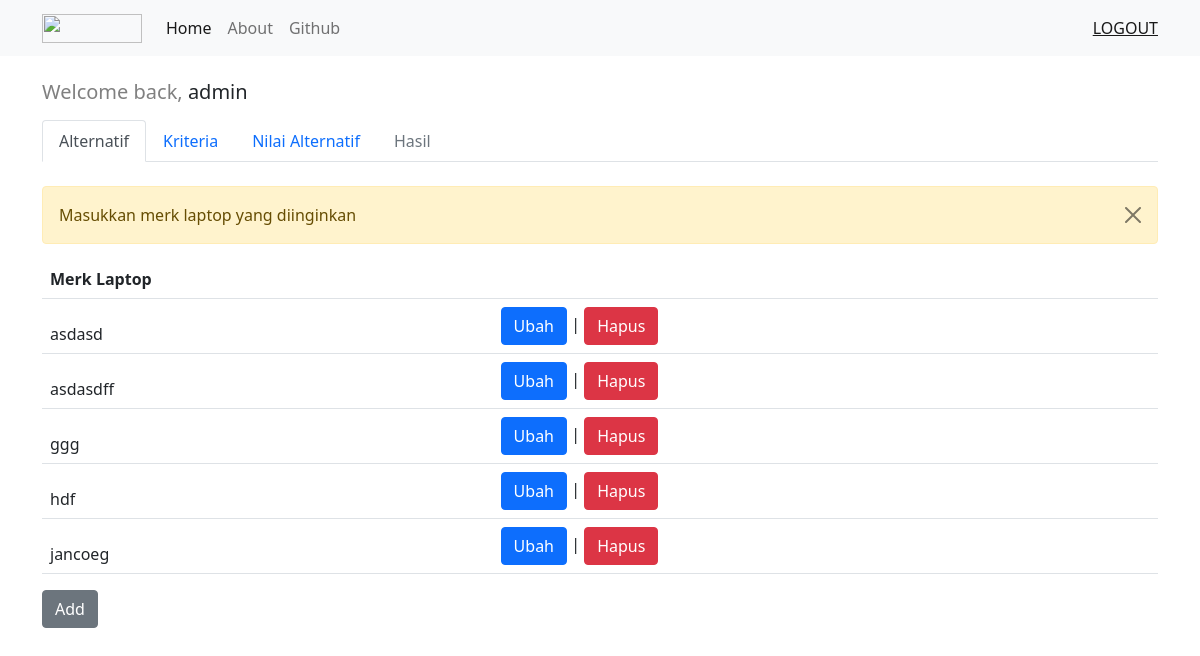
Screenshot of /index.php (signed in) with the database file from the repository.
### tables this page shows
CREATE TABLE `alternatif` (
  `id_alternatif` int(11) NOT NULL,
  `nama` varchar(255) NOT NULL,
  `id_pengguna` int(11) NOT NULL 
);

### session.php (called while the page is built, shortened)
<?php
$username = $_SESSION['username'];
$id = $_SESSION['id'];

### index.php (the view, shortened to what this page needs)
<?php
require_once 'session.php';
include_once 'header.php';
$result = mysqli_query($conn, "SELECT * FROM alternatif WHERE id_pengguna = $id");
?>
<!DOCTYPE html>
<html>
<head>
</head>
<body>
    <nav class="navbar navbar-expand-lg navbar-light bg-light">
        <div class="container">
            <a class="navbar-brand" href="#">
                <img src="https://i.ibb.co/mRgTp8V/laptopp.png" alt="" width="100" height="29">
            </a>
            <div class="collapse navbar-collapse" id="navbarNavAltMarkup">
                <div class="navbar-nav">
                    <a class="nav-link active" aria-current="page" href="#">Home</a>
                    <a class="nav-link" href="#">About</a>
                    <a class="nav-link" href="#">Github</a>
                </div>
            </div>
            <span class="navbar-text">
                <a href="logout.php">LOGOUT</a>
            </span>
        </div>
    </nav>
    <div class="container mt-4">
        <h5 class="mb-3"><em style="color: grey; font-style:normal"> Welcome back, </em><?php echo $username; ?></h5>
        <ul class="nav nav-tabs">
            <li class="nav-item">
                <a class="nav-link active" aria-current="page" href="#">Alternatif</a>
            </li>
            <li class="nav-item">
                <a class="nav-link" href="kriteria.php">Kriteria</a>
            </li>
            <li class="nav-item">
                <a class="nav-link" href="insert_nilai_alternatif.php">Nilai Alternatif</a>
            </li>
            <li class="nav-item">
                <a class="nav-link disabled" href="#" tabindex="-1" aria-disabled="true">Hasil</a>
            </li>
        </ul>
        <div class="alert alert-warning alert-dismissible fade show mt-4" role="alert">
            Masukkan merk laptop yang diinginkan
            <button type="button" class="btn-close" data-bs-dismiss="alert" aria-label="Close"></button>
        </div>
        <table class="table mt-3">
            <thead>
                <tr>
                    <th scope="col">Merk Laptop</th>
                    <th scope="col"></th>
                </tr>
                <?php
                while ($data = mysqli_fetch_array($result)) {
                    echo "<tr>";
                    echo "<td>" . $data['nama'] . "</td>";
                    echo "<td><a href='update.php'><button type='button' class='btn btn-primary' name='submit'>Ubah</button></a> | <a href='delete.php'><button type='button' class='btn btn-danger' name='delete'>Hapus</button></a></td></tr>";
                }
                ?>
        </table>
        <button class='btn btn-secondary' id="tambah">Add</button>
    </div>
</body>
</html>

### rows the page displays
alternatif: nama "asdasd"
alternatif: nama "asdasdff"
alternatif: nama "ggg"
alternatif: nama "hdf"
alternatif: nama "jancoeg"

### other values shown
$username "admin"
